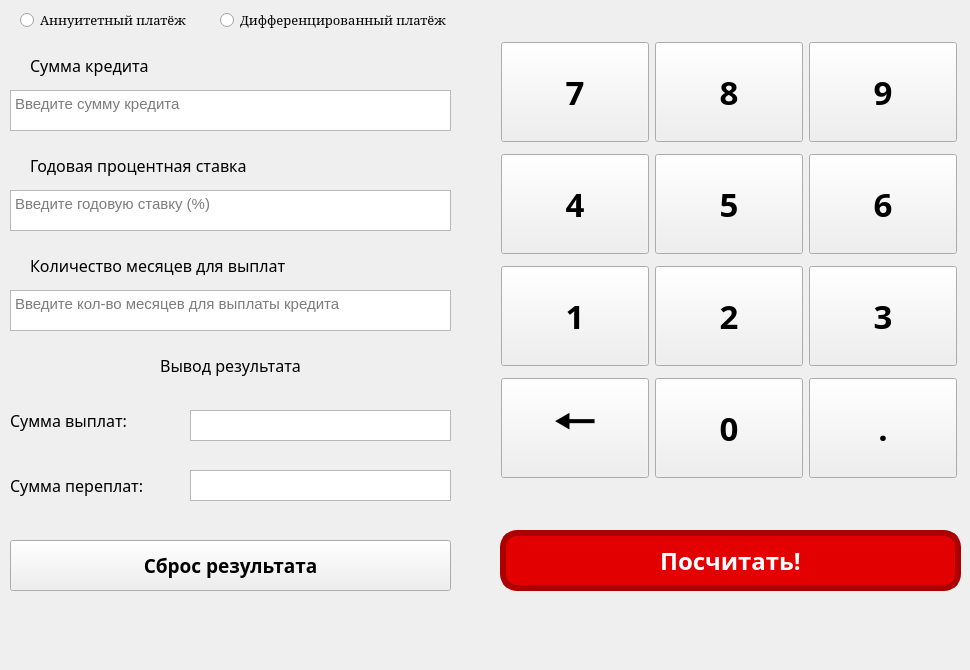
<?xml version="1.0" encoding="UTF-8"?>
<ui version="4.0">
 <class>QtWindow</class>
 <widget class="QMainWindow" name="QtWindow">
  <property name="geometry">
   <rect>
    <x>0</x>
    <y>0</y>
    <width>970</width>
    <height>670</height>
   </rect>
  </property>
  <property name="minimumSize">
   <size>
    <width>970</width>
    <height>670</height>
   </size>
  </property>
  <property name="maximumSize">
   <size>
    <width>970</width>
    <height>670</height>
   </size>
  </property>
  <property name="baseSize">
   <size>
    <width>970</width>
    <height>670</height>
   </size>
  </property>
  <property name="font">
   <font>
    <weight>50</weight>
    <bold>false</bold>
   </font>
  </property>
  <property name="cursor">
   <cursorShape>ArrowCursor</cursorShape>
  </property>
  <property name="windowTitle">
   <string>Economic Calculator</string>
  </property>
  <property name="styleSheet">
   <string notr="true">QMainWindow
{
	background-image: url(&quot;C:/QtRepos/Economic_Calculator/background.jpg&quot;);
}

QLabel
{
	color: white;
	font: solid bold; 
}

QTextEdit
{
	border: 2px solid rgb(0, 0, 0);
}

QTextEdit::focus
{
	border: 3px solid rgb(0, 170, 255);
}

QRadioButton
{
	color: white;
}

QPushButton
{
	color: bold;
	background-color: rgb(118, 159, 165); 
	border: 6px solid rgb(63, 104, 110);
	border-radius: 12px;
}

QPushButton::hover
{
	background-color: rgb(138, 179, 185);
	border: 5px solid rgb(83, 124, 130);
}

QPushButton::pressed
{
	background-color: rgb(98, 139, 145);
	border: 8px solid rgb(43, 84, 90);
}

// QRadioButton: попробовать сделать кружочек цевта rgb(218, 44, 10)</string>
  </property>
  <widget class="QWidget" name="centralwidget">
   <widget class="QLabel" name="LoanLabel">
    <property name="geometry">
     <rect>
      <x>30</x>
      <y>50</y>
      <width>421</width>
      <height>31</height>
     </rect>
    </property>
    <property name="minimumSize">
     <size>
      <width>421</width>
      <height>31</height>
     </size>
    </property>
    <property name="maximumSize">
     <size>
      <width>421</width>
      <height>31</height>
     </size>
    </property>
    <property name="font">
     <font>
      <family>13</family>
      <pointsize>12</pointsize>
      <weight>50</weight>
      <italic>false</italic>
      <bold>false</bold>
     </font>
    </property>
    <property name="text">
     <string>&lt;html&gt;&lt;head/&gt;&lt;body&gt;&lt;p&gt;&lt;span style=&quot; font-size:12pt;&quot;&gt;Сумма кредита&lt;/span&gt;&lt;/p&gt;&lt;/body&gt;&lt;/html&gt;</string>
    </property>
   </widget>
   <widget class="QPushButton" name="GetResult">
    <property name="geometry">
     <rect>
      <x>500</x>
      <y>530</y>
      <width>461</width>
      <height>61</height>
     </rect>
    </property>
    <property name="minimumSize">
     <size>
      <width>461</width>
      <height>61</height>
     </size>
    </property>
    <property name="maximumSize">
     <size>
      <width>461</width>
      <height>61</height>
     </size>
    </property>
    <property name="font">
     <font>
      <family>Microsoft YaHei UI Light</family>
      <pointsize>18</pointsize>
      <weight>75</weight>
      <bold>true</bold>
     </font>
    </property>
    <property name="cursor">
     <cursorShape>ArrowCursor</cursorShape>
    </property>
    <property name="styleSheet">
     <string notr="true">QPushButton
{
	color: white;	
	background-color: rgb(227, 0, 0);
	border: 6px solid rgb(172, 0, 0);
	border-radius: 17px;
}

QPushButton::hover
{
	background-color: rgb(255, 0, 0);
	border: 6px solid rgb(200, 0, 0);
}

QPushButton::pressed
{
	background-color: rgb(200, 0, 0);
	border: 10px solid rgb(145, 0, 0);
}</string>
    </property>
    <property name="text">
     <string>Посчитать!</string>
    </property>
   </widget>
   <widget class="QWidget" name="gridLayoutWidget">
    <property name="geometry">
     <rect>
      <x>500</x>
      <y>30</y>
      <width>461</width>
      <height>461</height>
     </rect>
    </property>
    <layout class="QGridLayout" name="DigitNumber">
     <property name="horizontalSpacing">
      <number>5</number>
     </property>
     <property name="verticalSpacing">
      <number>0</number>
     </property>
     <item row="1" column="2">
      <widget class="QPushButton" name="Button6">
       <property name="minimumSize">
        <size>
         <width>148</width>
         <height>100</height>
        </size>
       </property>
       <property name="maximumSize">
        <size>
         <width>148</width>
         <height>100</height>
        </size>
       </property>
       <property name="font">
        <font>
         <family>Microsoft Tai Le</family>
         <pointsize>25</pointsize>
         <weight>75</weight>
         <bold>true</bold>
        </font>
       </property>
       <property name="text">
        <string>6</string>
       </property>
      </widget>
     </item>
     <item row="1" column="0">
      <widget class="QPushButton" name="Button4">
       <property name="minimumSize">
        <size>
         <width>148</width>
         <height>100</height>
        </size>
       </property>
       <property name="maximumSize">
        <size>
         <width>148</width>
         <height>100</height>
        </size>
       </property>
       <property name="font">
        <font>
         <family>Microsoft Tai Le</family>
         <pointsize>25</pointsize>
         <weight>75</weight>
         <bold>true</bold>
        </font>
       </property>
       <property name="text">
        <string>4</string>
       </property>
      </widget>
     </item>
     <item row="0" column="2">
      <widget class="QPushButton" name="Button9">
       <property name="minimumSize">
        <size>
         <width>148</width>
         <height>100</height>
        </size>
       </property>
       <property name="maximumSize">
        <size>
         <width>148</width>
         <height>100</height>
        </size>
       </property>
       <property name="font">
        <font>
         <family>Microsoft Tai Le</family>
         <pointsize>25</pointsize>
         <weight>75</weight>
         <bold>true</bold>
        </font>
       </property>
       <property name="text">
        <string>9</string>
       </property>
      </widget>
     </item>
     <item row="0" column="0">
      <widget class="QPushButton" name="Button7">
       <property name="minimumSize">
        <size>
         <width>148</width>
         <height>100</height>
        </size>
       </property>
       <property name="maximumSize">
        <size>
         <width>148</width>
         <height>100</height>
        </size>
       </property>
       <property name="font">
        <font>
         <family>Microsoft Tai Le</family>
         <pointsize>25</pointsize>
         <weight>75</weight>
         <bold>true</bold>
        </font>
       </property>
       <property name="text">
        <string>7</string>
       </property>
      </widget>
     </item>
     <item row="2" column="2">
      <widget class="QPushButton" name="Button3">
       <property name="minimumSize">
        <size>
         <width>148</width>
         <height>100</height>
        </size>
       </property>
       <property name="maximumSize">
        <size>
         <width>148</width>
         <height>100</height>
        </size>
       </property>
       <property name="font">
        <font>
         <family>Microsoft Tai Le</family>
         <pointsize>25</pointsize>
         <weight>75</weight>
         <bold>true</bold>
        </font>
       </property>
       <property name="text">
        <string>3</string>
       </property>
      </widget>
     </item>
     <item row="2" column="0">
      <widget class="QPushButton" name="Button1">
       <property name="minimumSize">
        <size>
         <width>148</width>
         <height>100</height>
        </size>
       </property>
       <property name="maximumSize">
        <size>
         <width>148</width>
         <height>100</height>
        </size>
       </property>
       <property name="font">
        <font>
         <family>Microsoft Tai Le</family>
         <pointsize>25</pointsize>
         <weight>75</weight>
         <bold>true</bold>
         <stylestrategy>PreferDefault</stylestrategy>
        </font>
       </property>
       <property name="cursor">
        <cursorShape>ArrowCursor</cursorShape>
       </property>
       <property name="focusPolicy">
        <enum>Qt::StrongFocus</enum>
       </property>
       <property name="contextMenuPolicy">
        <enum>Qt::DefaultContextMenu</enum>
       </property>
       <property name="text">
        <string>1</string>
       </property>
       <property name="autoDefault">
        <bool>false</bool>
       </property>
       <property name="default">
        <bool>false</bool>
       </property>
       <property name="flat">
        <bool>false</bool>
       </property>
      </widget>
     </item>
     <item row="3" column="1">
      <widget class="QPushButton" name="Button0">
       <property name="minimumSize">
        <size>
         <width>148</width>
         <height>100</height>
        </size>
       </property>
       <property name="maximumSize">
        <size>
         <width>148</width>
         <height>100</height>
        </size>
       </property>
       <property name="font">
        <font>
         <family>Microsoft Tai Le</family>
         <pointsize>25</pointsize>
         <weight>75</weight>
         <bold>true</bold>
        </font>
       </property>
       <property name="text">
        <string>0</string>
       </property>
      </widget>
     </item>
     <item row="1" column="1">
      <widget class="QPushButton" name="Button5">
       <property name="minimumSize">
        <size>
         <width>148</width>
         <height>100</height>
        </size>
       </property>
       <property name="maximumSize">
        <size>
         <width>148</width>
         <height>100</height>
        </size>
       </property>
       <property name="font">
        <font>
         <family>Microsoft Tai Le</family>
         <pointsize>25</pointsize>
         <weight>75</weight>
         <bold>true</bold>
        </font>
       </property>
       <property name="text">
        <string>5</string>
       </property>
      </widget>
     </item>
     <item row="2" column="1">
      <widget class="QPushButton" name="Button2">
       <property name="minimumSize">
        <size>
         <width>148</width>
         <height>100</height>
        </size>
       </property>
       <property name="maximumSize">
        <size>
         <width>148</width>
         <height>100</height>
        </size>
       </property>
       <property name="font">
        <font>
         <family>Microsoft Tai Le</family>
         <pointsize>25</pointsize>
         <weight>75</weight>
         <bold>true</bold>
        </font>
       </property>
       <property name="text">
        <string>2</string>
       </property>
      </widget>
     </item>
     <item row="0" column="1">
      <widget class="QPushButton" name="Button8">
       <property name="minimumSize">
        <size>
         <width>148</width>
         <height>100</height>
        </size>
       </property>
       <property name="maximumSize">
        <size>
         <width>148</width>
         <height>100</height>
        </size>
       </property>
       <property name="font">
        <font>
         <family>Microsoft Tai Le</family>
         <pointsize>25</pointsize>
         <weight>75</weight>
         <bold>true</bold>
        </font>
       </property>
       <property name="text">
        <string>8</string>
       </property>
      </widget>
     </item>
     <item row="3" column="2">
      <widget class="QPushButton" name="ButtonPoint">
       <property name="minimumSize">
        <size>
         <width>148</width>
         <height>100</height>
        </size>
       </property>
       <property name="maximumSize">
        <size>
         <width>148</width>
         <height>100</height>
        </size>
       </property>
       <property name="font">
        <font>
         <family>Microsoft Tai Le</family>
         <pointsize>25</pointsize>
         <weight>75</weight>
         <bold>true</bold>
        </font>
       </property>
       <property name="text">
        <string>.</string>
       </property>
      </widget>
     </item>
     <item row="3" column="0">
      <widget class="QPushButton" name="ButtonDelete">
       <property name="minimumSize">
        <size>
         <width>148</width>
         <height>100</height>
        </size>
       </property>
       <property name="maximumSize">
        <size>
         <width>148</width>
         <height>100</height>
        </size>
       </property>
       <property name="font">
        <font>
         <family>MS Gothic</family>
         <pointsize>38</pointsize>
        </font>
       </property>
       <property name="text">
        <string>🠔</string>
       </property>
      </widget>
     </item>
    </layout>
   </widget>
   <widget class="QLabel" name="PercentLabel">
    <property name="geometry">
     <rect>
      <x>30</x>
      <y>150</y>
      <width>421</width>
      <height>31</height>
     </rect>
    </property>
    <property name="minimumSize">
     <size>
      <width>421</width>
      <height>31</height>
     </size>
    </property>
    <property name="maximumSize">
     <size>
      <width>421</width>
      <height>31</height>
     </size>
    </property>
    <property name="font">
     <font>
      <family>13</family>
      <pointsize>12</pointsize>
      <weight>50</weight>
      <italic>false</italic>
      <bold>false</bold>
      <underline>false</underline>
      <strikeout>false</strikeout>
     </font>
    </property>
    <property name="text">
     <string>&lt;html&gt;&lt;head/&gt;&lt;body&gt;&lt;p&gt;&lt;span style=&quot; font-size:12pt;&quot;&gt;Годовая процентная ставка&lt;/span&gt;&lt;/p&gt;&lt;/body&gt;&lt;/html&gt;</string>
    </property>
   </widget>
   <widget class="QTextEdit" name="TimeText">
    <property name="geometry">
     <rect>
      <x>10</x>
      <y>290</y>
      <width>441</width>
      <height>41</height>
     </rect>
    </property>
    <property name="minimumSize">
     <size>
      <width>441</width>
      <height>41</height>
     </size>
    </property>
    <property name="maximumSize">
     <size>
      <width>441</width>
      <height>41</height>
     </size>
    </property>
    <property name="font">
     <font>
      <pointsize>11</pointsize>
     </font>
    </property>
    <property name="autoFillBackground">
     <bool>false</bool>
    </property>
    <property name="inputMethodHints">
     <set>Qt::ImhNone</set>
    </property>
    <property name="html">
     <string>&lt;!DOCTYPE HTML PUBLIC &quot;-//W3C//DTD HTML 4.0//EN&quot; &quot;http://www.w3.org/TR/REC-html40/strict.dtd&quot;&gt;
&lt;html&gt;&lt;head&gt;&lt;meta name=&quot;qrichtext&quot; content=&quot;1&quot; /&gt;&lt;style type=&quot;text/css&quot;&gt;
p, li { white-space: pre-wrap; }
&lt;/style&gt;&lt;/head&gt;&lt;body style=&quot; font-family:'MS Shell Dlg 2'; font-size:11pt; font-weight:400; font-style:normal;&quot;&gt;
&lt;p style=&quot; margin-top:0px; margin-bottom:0px; margin-left:0px; margin-right:0px; -qt-block-indent:0; text-indent:0px;&quot;&gt;&lt;span style=&quot; color:#7c7c7c;&quot;&gt;Введите кол-во месяцев для выплаты кредита&lt;/span&gt;&lt;/p&gt;&lt;/body&gt;&lt;/html&gt;</string>
    </property>
    <property name="textInteractionFlags">
     <set>Qt::TextSelectableByMouse</set>
    </property>
   </widget>
   <widget class="QLabel" name="TimeLabel">
    <property name="geometry">
     <rect>
      <x>30</x>
      <y>250</y>
      <width>421</width>
      <height>31</height>
     </rect>
    </property>
    <property name="minimumSize">
     <size>
      <width>421</width>
      <height>31</height>
     </size>
    </property>
    <property name="maximumSize">
     <size>
      <width>421</width>
      <height>31</height>
     </size>
    </property>
    <property name="font">
     <font>
      <family>13</family>
      <pointsize>12</pointsize>
      <weight>50</weight>
      <italic>false</italic>
      <bold>false</bold>
     </font>
    </property>
    <property name="text">
     <string>&lt;html&gt;&lt;head/&gt;&lt;body&gt;&lt;p&gt;&lt;span style=&quot; font-size:12pt;&quot;&gt;Количество месяцев для выплат&lt;/span&gt;&lt;/p&gt;&lt;/body&gt;&lt;/html&gt;</string>
    </property>
   </widget>
   <widget class="QLabel" name="TextResult">
    <property name="geometry">
     <rect>
      <x>10</x>
      <y>350</y>
      <width>441</width>
      <height>31</height>
     </rect>
    </property>
    <property name="font">
     <font>
      <family>13</family>
      <pointsize>14</pointsize>
      <weight>50</weight>
      <italic>false</italic>
      <bold>false</bold>
     </font>
    </property>
    <property name="layoutDirection">
     <enum>Qt::LeftToRight</enum>
    </property>
    <property name="text">
     <string>&lt;html&gt;&lt;head/&gt;&lt;body&gt;&lt;p align=&quot;center&quot;&gt;&lt;span style=&quot; font-size:12pt;&quot;&gt;Вывод результата&lt;/span&gt;&lt;/p&gt;&lt;/body&gt;&lt;/html&gt;</string>
    </property>
    <property name="alignment">
     <set>Qt::AlignCenter</set>
    </property>
   </widget>
   <widget class="QTextEdit" name="PayoutText">
    <property name="geometry">
     <rect>
      <x>190</x>
      <y>410</y>
      <width>261</width>
      <height>31</height>
     </rect>
    </property>
    <property name="minimumSize">
     <size>
      <width>261</width>
      <height>31</height>
     </size>
    </property>
    <property name="maximumSize">
     <size>
      <width>261</width>
      <height>31</height>
     </size>
    </property>
    <property name="font">
     <font>
      <pointsize>9</pointsize>
      <weight>50</weight>
      <bold>false</bold>
     </font>
    </property>
    <property name="focusPolicy">
     <enum>Qt::NoFocus</enum>
    </property>
    <property name="layoutDirection">
     <enum>Qt::LeftToRight</enum>
    </property>
    <property name="inputMethodHints">
     <set>Qt::ImhNone</set>
    </property>
    <property name="tabChangesFocus">
     <bool>false</bool>
    </property>
    <property name="html">
     <string>&lt;!DOCTYPE HTML PUBLIC &quot;-//W3C//DTD HTML 4.0//EN&quot; &quot;http://www.w3.org/TR/REC-html40/strict.dtd&quot;&gt;
&lt;html&gt;&lt;head&gt;&lt;meta name=&quot;qrichtext&quot; content=&quot;1&quot; /&gt;&lt;style type=&quot;text/css&quot;&gt;
p, li { white-space: pre-wrap; }
&lt;/style&gt;&lt;/head&gt;&lt;body style=&quot; font-family:'MS Shell Dlg 2'; font-size:9pt; font-weight:400; font-style:normal;&quot;&gt;
&lt;p style=&quot;-qt-paragraph-type:empty; margin-top:0px; margin-bottom:0px; margin-left:0px; margin-right:0px; -qt-block-indent:0; text-indent:0px; font-size:7.8pt;&quot;&gt;&lt;br /&gt;&lt;/p&gt;&lt;/body&gt;&lt;/html&gt;</string>
    </property>
    <property name="textInteractionFlags">
     <set>Qt::NoTextInteraction</set>
    </property>
   </widget>
   <widget class="QLabel" name="PayoutLabel">
    <property name="geometry">
     <rect>
      <x>10</x>
      <y>395</y>
      <width>171</width>
      <height>51</height>
     </rect>
    </property>
    <property name="minimumSize">
     <size>
      <width>171</width>
      <height>51</height>
     </size>
    </property>
    <property name="maximumSize">
     <size>
      <width>171</width>
      <height>51</height>
     </size>
    </property>
    <property name="font">
     <font>
      <family>13</family>
      <pointsize>14</pointsize>
      <weight>50</weight>
      <italic>false</italic>
      <bold>false</bold>
     </font>
    </property>
    <property name="text">
     <string>&lt;html&gt;&lt;head/&gt;&lt;body&gt;&lt;p&gt;&lt;span style=&quot; font-size:12pt;&quot;&gt;Сумма выплат:&lt;/span&gt;&lt;/p&gt;&lt;/body&gt;&lt;/html&gt;</string>
    </property>
   </widget>
   <widget class="QTextEdit" name="OverpaymentText">
    <property name="geometry">
     <rect>
      <x>190</x>
      <y>470</y>
      <width>261</width>
      <height>31</height>
     </rect>
    </property>
    <property name="minimumSize">
     <size>
      <width>261</width>
      <height>31</height>
     </size>
    </property>
    <property name="maximumSize">
     <size>
      <width>261</width>
      <height>31</height>
     </size>
    </property>
    <property name="font">
     <font>
      <pointsize>9</pointsize>
      <weight>50</weight>
      <bold>false</bold>
     </font>
    </property>
    <property name="focusPolicy">
     <enum>Qt::NoFocus</enum>
    </property>
    <property name="styleSheet">
     <string notr="true"/>
    </property>
    <property name="inputMethodHints">
     <set>Qt::ImhNone</set>
    </property>
    <property name="tabChangesFocus">
     <bool>false</bool>
    </property>
    <property name="html">
     <string>&lt;!DOCTYPE HTML PUBLIC &quot;-//W3C//DTD HTML 4.0//EN&quot; &quot;http://www.w3.org/TR/REC-html40/strict.dtd&quot;&gt;
&lt;html&gt;&lt;head&gt;&lt;meta name=&quot;qrichtext&quot; content=&quot;1&quot; /&gt;&lt;style type=&quot;text/css&quot;&gt;
p, li { white-space: pre-wrap; }
&lt;/style&gt;&lt;/head&gt;&lt;body style=&quot; font-family:'MS Shell Dlg 2'; font-size:9pt; font-weight:400; font-style:normal;&quot;&gt;
&lt;p style=&quot;-qt-paragraph-type:empty; margin-top:0px; margin-bottom:0px; margin-left:0px; margin-right:0px; -qt-block-indent:0; text-indent:0px; font-size:7.8pt;&quot;&gt;&lt;br /&gt;&lt;/p&gt;&lt;/body&gt;&lt;/html&gt;</string>
    </property>
    <property name="textInteractionFlags">
     <set>Qt::NoTextInteraction</set>
    </property>
   </widget>
   <widget class="QLabel" name="OverpaymentLabel">
    <property name="geometry">
     <rect>
      <x>10</x>
      <y>460</y>
      <width>171</width>
      <height>51</height>
     </rect>
    </property>
    <property name="minimumSize">
     <size>
      <width>171</width>
      <height>51</height>
     </size>
    </property>
    <property name="maximumSize">
     <size>
      <width>171</width>
      <height>51</height>
     </size>
    </property>
    <property name="font">
     <font>
      <family>13</family>
      <pointsize>12</pointsize>
      <weight>50</weight>
      <italic>false</italic>
      <bold>false</bold>
     </font>
    </property>
    <property name="text">
     <string>&lt;html&gt;&lt;head/&gt;&lt;body&gt;&lt;p&gt;Сумма переплат:&lt;/p&gt;&lt;/body&gt;&lt;/html&gt;</string>
    </property>
   </widget>
   <widget class="QPushButton" name="ButtonReset">
    <property name="geometry">
     <rect>
      <x>10</x>
      <y>540</y>
      <width>441</width>
      <height>51</height>
     </rect>
    </property>
    <property name="minimumSize">
     <size>
      <width>441</width>
      <height>51</height>
     </size>
    </property>
    <property name="maximumSize">
     <size>
      <width>441</width>
      <height>51</height>
     </size>
    </property>
    <property name="font">
     <font>
      <family>Microsoft YaHei UI Light</family>
      <pointsize>14</pointsize>
      <weight>75</weight>
      <bold>true</bold>
     </font>
    </property>
    <property name="styleSheet">
     <string notr="true"/>
    </property>
    <property name="text">
     <string>Сброс результата</string>
    </property>
   </widget>
   <widget class="QRadioButton" name="Annuitet">
    <property name="geometry">
     <rect>
      <x>20</x>
      <y>10</y>
      <width>191</width>
      <height>20</height>
     </rect>
    </property>
    <property name="minimumSize">
     <size>
      <width>191</width>
      <height>20</height>
     </size>
    </property>
    <property name="maximumSize">
     <size>
      <width>191</width>
      <height>20</height>
     </size>
    </property>
    <property name="font">
     <font>
      <family>Constantia</family>
      <pointsize>10</pointsize>
     </font>
    </property>
    <property name="text">
     <string>Аннуитетный платёж</string>
    </property>
   </widget>
   <widget class="QRadioButton" name="Differentiated">
    <property name="geometry">
     <rect>
      <x>220</x>
      <y>10</y>
      <width>261</width>
      <height>20</height>
     </rect>
    </property>
    <property name="minimumSize">
     <size>
      <width>261</width>
      <height>20</height>
     </size>
    </property>
    <property name="maximumSize">
     <size>
      <width>61</width>
      <height>20</height>
     </size>
    </property>
    <property name="font">
     <font>
      <family>Constantia</family>
      <pointsize>10</pointsize>
     </font>
    </property>
    <property name="text">
     <string>Дифференцированный платёж</string>
    </property>
   </widget>
   <widget class="QTextEdit" name="PercentText">
    <property name="geometry">
     <rect>
      <x>10</x>
      <y>190</y>
      <width>441</width>
      <height>41</height>
     </rect>
    </property>
    <property name="minimumSize">
     <size>
      <width>441</width>
      <height>41</height>
     </size>
    </property>
    <property name="maximumSize">
     <size>
      <width>441</width>
      <height>41</height>
     </size>
    </property>
    <property name="font">
     <font>
      <pointsize>11</pointsize>
     </font>
    </property>
    <property name="inputMethodHints">
     <set>Qt::ImhNone</set>
    </property>
    <property name="html">
     <string>&lt;!DOCTYPE HTML PUBLIC &quot;-//W3C//DTD HTML 4.0//EN&quot; &quot;http://www.w3.org/TR/REC-html40/strict.dtd&quot;&gt;
&lt;html&gt;&lt;head&gt;&lt;meta name=&quot;qrichtext&quot; content=&quot;1&quot; /&gt;&lt;style type=&quot;text/css&quot;&gt;
p, li { white-space: pre-wrap; }
&lt;/style&gt;&lt;/head&gt;&lt;body style=&quot; font-family:'MS Shell Dlg 2'; font-size:11pt; font-weight:400; font-style:normal;&quot;&gt;
&lt;p style=&quot; margin-top:0px; margin-bottom:0px; margin-left:0px; margin-right:0px; -qt-block-indent:0; text-indent:0px;&quot;&gt;&lt;span style=&quot; color:#7c7c7c;&quot;&gt;Введите годовую ставку (%)&lt;/span&gt;&lt;/p&gt;&lt;/body&gt;&lt;/html&gt;</string>
    </property>
    <property name="textInteractionFlags">
     <set>Qt::TextSelectableByMouse</set>
    </property>
   </widget>
   <widget class="QTextEdit" name="LoanText">
    <property name="geometry">
     <rect>
      <x>10</x>
      <y>90</y>
      <width>441</width>
      <height>41</height>
     </rect>
    </property>
    <property name="minimumSize">
     <size>
      <width>441</width>
      <height>41</height>
     </size>
    </property>
    <property name="maximumSize">
     <size>
      <width>441</width>
      <height>41</height>
     </size>
    </property>
    <property name="font">
     <font>
      <pointsize>11</pointsize>
     </font>
    </property>
    <property name="inputMethodHints">
     <set>Qt::ImhNone</set>
    </property>
    <property name="html">
     <string>&lt;!DOCTYPE HTML PUBLIC &quot;-//W3C//DTD HTML 4.0//EN&quot; &quot;http://www.w3.org/TR/REC-html40/strict.dtd&quot;&gt;
&lt;html&gt;&lt;head&gt;&lt;meta name=&quot;qrichtext&quot; content=&quot;1&quot; /&gt;&lt;style type=&quot;text/css&quot;&gt;
p, li { white-space: pre-wrap; }
&lt;/style&gt;&lt;/head&gt;&lt;body style=&quot; font-family:'MS Shell Dlg 2'; font-size:11pt; font-weight:400; font-style:normal;&quot;&gt;
&lt;p style=&quot; margin-top:0px; margin-bottom:0px; margin-left:0px; margin-right:0px; -qt-block-indent:0; text-indent:0px;&quot;&gt;&lt;span style=&quot; color:#7c7c7c;&quot;&gt;Введите сумму кредита&lt;/span&gt;&lt;/p&gt;&lt;/body&gt;&lt;/html&gt;</string>
    </property>
    <property name="textInteractionFlags">
     <set>Qt::TextSelectableByMouse</set>
    </property>
   </widget>
  </widget>
  <widget class="QMenuBar" name="menubar">
   <property name="geometry">
    <rect>
     <x>0</x>
     <y>0</y>
     <width>970</width>
     <height>26</height>
    </rect>
   </property>
  </widget>
  <widget class="QStatusBar" name="statusbar">
   <property name="styleSheet">
    <string notr="true">QStatusBar
{
	color: white;
	background: transparent;
}</string>
   </property>
   <property name="sizeGripEnabled">
    <bool>false</bool>
   </property>
  </widget>
 </widget>
 <resources/>
 <connections/>
</ui>
